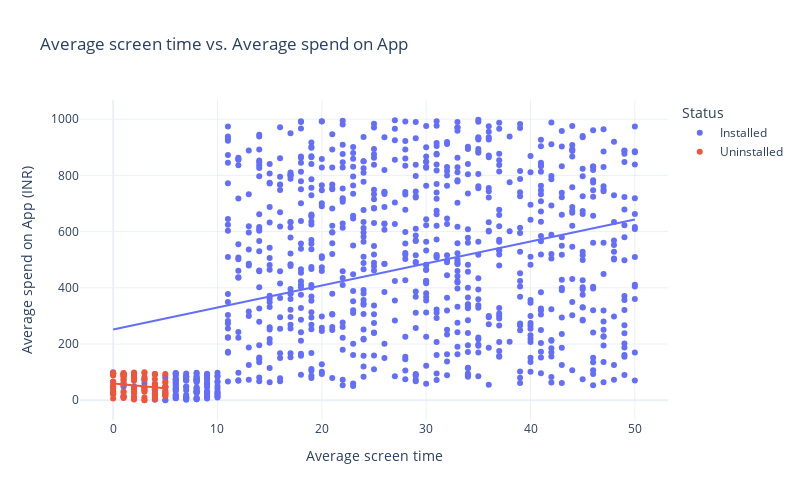

Write notebook code for a chart like this one.
### Markdown cell above
#### 3.2 Relationship Between Screen Time & Spending

We visualize how screen time correlates with spending.

### Code cell
# Scatter plot for Average screen time vs. Average spend on App

fig = px.scatter(raw_data, x="Average Screen Time", y="Average Spent on App (INR)",
                     color="Status", 
                     title="Average screen time vs. Average spend on App",
                     trendline="ols")
fig.update_layout(xaxis_title="Average screen time",
                    yaxis_title="Average spend on App (INR)",
                    legend_title_text="Status",
                    width=800, height=500)

fig.show()

### Figure 1 — Plotly figure (JSON) as saved in the notebook; plotly's stock layout.template omitted (floating-point values rounded to 4 significant figures; data arrays with more than 128 entries replaced by an {"elided": "..."} marker saying what was removed)
{"data": [{"hovertemplate": "Status=Installed<br>Average Screen Time=%{x}<br>Average Spent on App (INR)=%{y}<extra></extra>", "legendgroup": "Installed", "marker": {"color": "#636efa", "symbol": "circle"}, "mode": "markers", "name": "Installed", "orientation": "v", "showlegend": true, "type": "scatter", "x": {"elided": "916 int values"}, "xaxis": "x", "y": {"elided": "916 int values"}, "yaxis": "y"}, {"hovertemplate": "<b>OLS trendline</b><br>Average Spent on App (INR) = 7.82515 * Average Screen Time + 251.62<br>R<sup>2</sup>=0.113975<br><br>Status=Installed<br>Average Screen Time=%{x}<br>Average Spent on App (INR)=%{y} <b>(trend)</b><extra></extra>", "legendgroup": "Installed", "marker": {"color": "#636efa", "symbol": "circle"}, "mode": "lines", "name": "Installed", "showlegend": false, "type": "scatter", "x": {"elided": "916 int values"}, "xaxis": "x", "y": {"elided": "916 float values"}, "yaxis": "y"}, {"hovertemplate": "Status=Uninstalled<br>Average Screen Time=%{x}<br>Average Spent on App (INR)=%{y}<extra></extra>", "legendgroup": "Uninstalled", "marker": {"color": "#EF553B", "symbol": "circle"}, "mode": "markers", "name": "Uninstalled", "orientation": "v", "showlegend": true, "type": "scatter", "x": [0, 1, 4, 3, 5, 5, 0, 1, 1, 3, 0, 3, 2, 1, 3, 3, 3, 4, 4, 1, 2, 0, 1, 3, 4, 3, 4, 0, 0, 2, 1, 5, 0, 5, 1, 4, 4, 0, 4, 5, 4, 0, 5, 0, 2, 2, 5, 5, 2, 1, 5, 0, 2, 1, 5, 0, 0, 1, 2, 3, 4, 3, 1, 0, 1, 0, 4, 2, 2, 3, 4, 1, 3, 3, 0, 5, 2, 4, 2, 0, 2, 1, 2], "xaxis": "x", "y": [54, 97, 93, 34, 67, 26, 48, 94, 8, 75, 23, 44, 42, 95, 83, 46, 100, 37, 51, 92, 69, 93, 16, 10, 17, 77, 91, 32, 95, 39, 31, 93, 42, 47, 28, 25, 50, 97, 58, 15, 75, 66, 17, 21, 81, 25, 62, 25, 99, 59, 36, 26, 96, 84, 49, 42, 88, 75, 13, 45, 36, 1, 10, 92, 87, 6, 4, 93, 5, 0, 12, 84, 97, 30, 49, 29, 78, 42, 3, 95, 31, 73, 43], "yaxis": "y"}, {"hovertemplate": "<b>OLS trendline</b><br>Average Spent on App (INR) = -3.51397 * Average Screen Time + 60.0258<br>R<sup>2</sup>=0.037117<br><br>Status=Uninstalled<br>Average Screen Time=%{x}<br>Average Spent on App (INR)=%{y} <b>(trend)</b><extra></extra>", "legendgroup": "Uninstalled", "marker": {"color": "#EF553B", "symbol": "circle"}, "mode": "lines", "name": "Uninstalled", "showlegend": false, "type": "scatter", "x": [0, 0, 0, 0, 0, 0, 0, 0, 0, 0, 0, 0, 0, 0, 0, 0, 0, 1, 1, 1, 1, 1, 1, 1, 1, 1, 1, 1, 1, 1, 1, 1, 2, 2, 2, 2, 2, 2, 2, 2, 2, 2, 2, 2, 2, 2, 3, 3, 3, 3, 3, 3, 3, 3, 3, 3, 3, 3, 3, 4, 4, 4, 4, 4, 4, 4, 4, 4, 4, 4, 4, 4, 5, 5, 5, 5, 5, 5, 5, 5, 5, 5, 5], "xaxis": "x", "y": [60.03, 60.03, 60.03, 60.03, 60.03, 60.03, 60.03, 60.03, 60.03, 60.03, 60.03, 60.03, 60.03, 60.03, 60.03, 60.03, 60.03, 56.51, 56.51, 56.51, 56.51, 56.51, 56.51, 56.51, 56.51, 56.51, 56.51, 56.51, 56.51, 56.51, 56.51, 56.51, 53.0, 53.0, 53.0, 53.0, 53.0, 53.0, 53.0, 53.0, 53.0, 53.0, 53.0, 53.0, 53.0, 53.0, 49.48, 49.48, 49.48, 49.48, 49.48, 49.48, 49.48, 49.48, 49.48, 49.48, 49.48, 49.48, 49.48, 45.97, 45.97, 45.97, 45.97, 45.97, 45.97, 45.97, 45.97, 45.97, 45.97, 45.97, 45.97, 45.97, 42.46, 42.46, 42.46, 42.46, 42.46, 42.46, 42.46, 42.46, 42.46, 42.46, 42.46], "yaxis": "y"}], "layout": {"height": 500, "legend": {"title": {"text": "Status"}, "tracegroupgap": 0}, "title": {"text": "Average screen time vs. Average spend on App"}, "width": 800, "xaxis": {"anchor": "y", "domain": [0, 1], "title": {"text": "Average screen time"}}, "yaxis": {"anchor": "x", "domain": [0, 1], "title": {"text": "Average spend on App (INR)"}}}}
